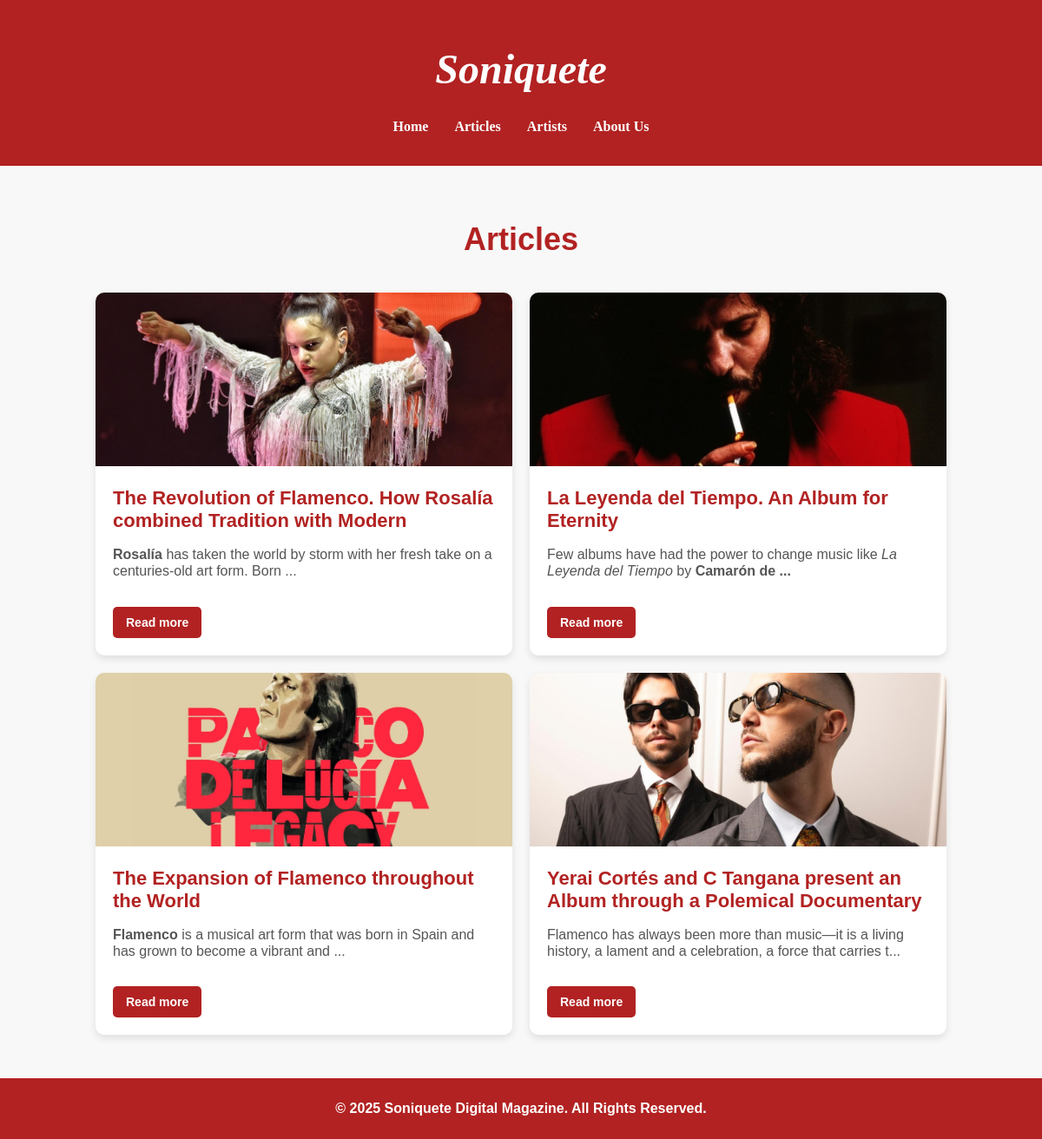
The app's page /articles.php with its own data.
### tables this page shows
CREATE TABLE `articles` (
  `id` int NOT NULL,
  `title` varchar(255) NOT NULL,
  `author` varchar(100) DEFAULT NULL,
  `content` text NOT NULL,
  `img` varchar(255) NOT NULL,
  `created_at` date DEFAULT NULL
);

### articles.php (the view, shortened to what this page needs)
<?php
include 'config.php';
$query = "SELECT * FROM articles ORDER BY created_at ASC";
$result = mysqli_query($conn, $query);
echo "<!DOCTYPE html>";
echo "<html lang='es'>";
echo "<head>";
echo "<link rel='stylesheet' href='assets/css/header.css'>";
echo "<link rel='stylesheet' href='assets/css/articles.css'>";
echo "<link rel='stylesheet' href='assets/css/footer.css'>";
echo "</head>";
echo "<body>";
echo "<header>";
echo "<h1>Soniquete</h1>";
echo "<nav>";
echo "<ul>";
echo "<li><a href='index.html'>Home</a></li>";
echo "<li><a href='articles.php'>Articles</a></li>";
echo "<li><a href='artists.php'>Artists</a></li>";
echo "<li><a href='aboutus.html'>About Us</a></li>";
echo "</ul>";
echo "</nav>";
echo "</header>";
echo "<div class='articles-container'>";
echo "<h1>Articles</h1>";
echo "<div class='articles-grid'>";
while ($row = mysqli_fetch_assoc($result)) {
    echo "<div class='article'>";
    echo "<img src='" . $row['img'] . "' alt='" . $row['title'] . "'>";
    echo "<div class='article-content'>";
    echo "<h2><a href='article.php?id=" . $row['id'] . "'>" . $row['title'] . "</a></h2>";
    echo "<p>" . substr($row['content'], 0, 120) . "...</p>";
    echo "<a href='article.php?id=" . $row['id'] . "' class='read-more'>Read more</a>";
    echo "</div>";
    echo "</div>";
}
echo "</div>";
echo "</div>";
echo "<footer>";
echo "<p>&copy; 2025 Soniquete Digital Magazine. All Rights Reserved.</p>";
echo "</footer>";
echo "</body>";
echo "</html>";
?>

### assets/css/header.css (style rules this page uses)
header { background-color: #b22222; color: white; padding: 20px; text-align: center; font-family:Georgia, 'Times New Roman', Times, serif; }
header h1 { font-size: 3em; font-style: italic; color: white; }
nav ul { list-style-type: none; padding: 0; text-align: center; }
nav ul li { display: inline; margin: 0 15px; }
nav ul li a { color: white; text-decoration: none; font-weight: bold; }

### assets/css/articles.css (style rules this page uses)
body { font-family: 'Arial', sans-serif; background-color: #f8f8f8; color: #333; margin: 0; padding: 0; }
.articles-container { max-width: 1000px; margin: 20px auto; padding: 20px; }
h1 { text-align: center; font-size: 36px; color: #b22222; margin-bottom: 30px; font-weight: bold; }
.articles-grid { display: grid; grid-template-columns: repeat(auto-fit, minmax(400px, 1fr)); gap: 20px; padding: 10px; }
.article { background: white; border-radius: 10px; overflow: hidden; box-shadow: 0 4px 8px rgba(0, 0, 0, 0.1); transition: transform 0.3s ease, box-shadow 0.3s ease; }
.article img { width: 100%; height: 200px; object-fit: cover; }
.article-content { padding: 20px; }
.article h2 { font-size: 22px; margin: 0 0 10px; }
.article h2 a { text-decoration: none; color: #b22222; transition: color 0.3s ease; font-weight: bold; }
.article p { font-family: 'Lora','Arial',sans-serif; font-size: 16px; color: #555; line-height: 1.2; font-weight: normal; }
.read-more { display:inline-block; margin-top: 15px; padding: 10px 15px; background: #b22222; color: white; text-decoration: none; border-radius: 5px; font-size: 14px; transition: background 0.3s; font-weight: bold; }

### assets/css/footer.css (style rules this page uses)
footer { background-color: #b22222; color: white; text-align: center; padding: 10px; margin-top: 20px; font-weight: bold; }

### records on screen
articles: img (picture), title "The Revolution of Flamenco. How Rosalía combined Tradition with Modern", content "Rosalía has taken the world by storm with her fresh take on a centuries-old art form. Born"
articles: img (picture), title "La Leyenda del Tiempo. An Album for Eternity", content "Few albums have had the power to change music like La Leyenda del Tiempo by © 2025 Soniquete Digital Magazine. All Rights Reserved. Camarón de"
articles: img (picture), title "The Expansion of Flamenco throughout the World", content "Flamenco is a musical art form that was born in Spain and has grown to become a vibrant and"
articles: img (picture), title "Yerai Cortés and C Tangana present an Album through a Polemical Documentary", content "Flamenco has always been more than music—it is a living history, a lament and a celebration, a force that carries t"
